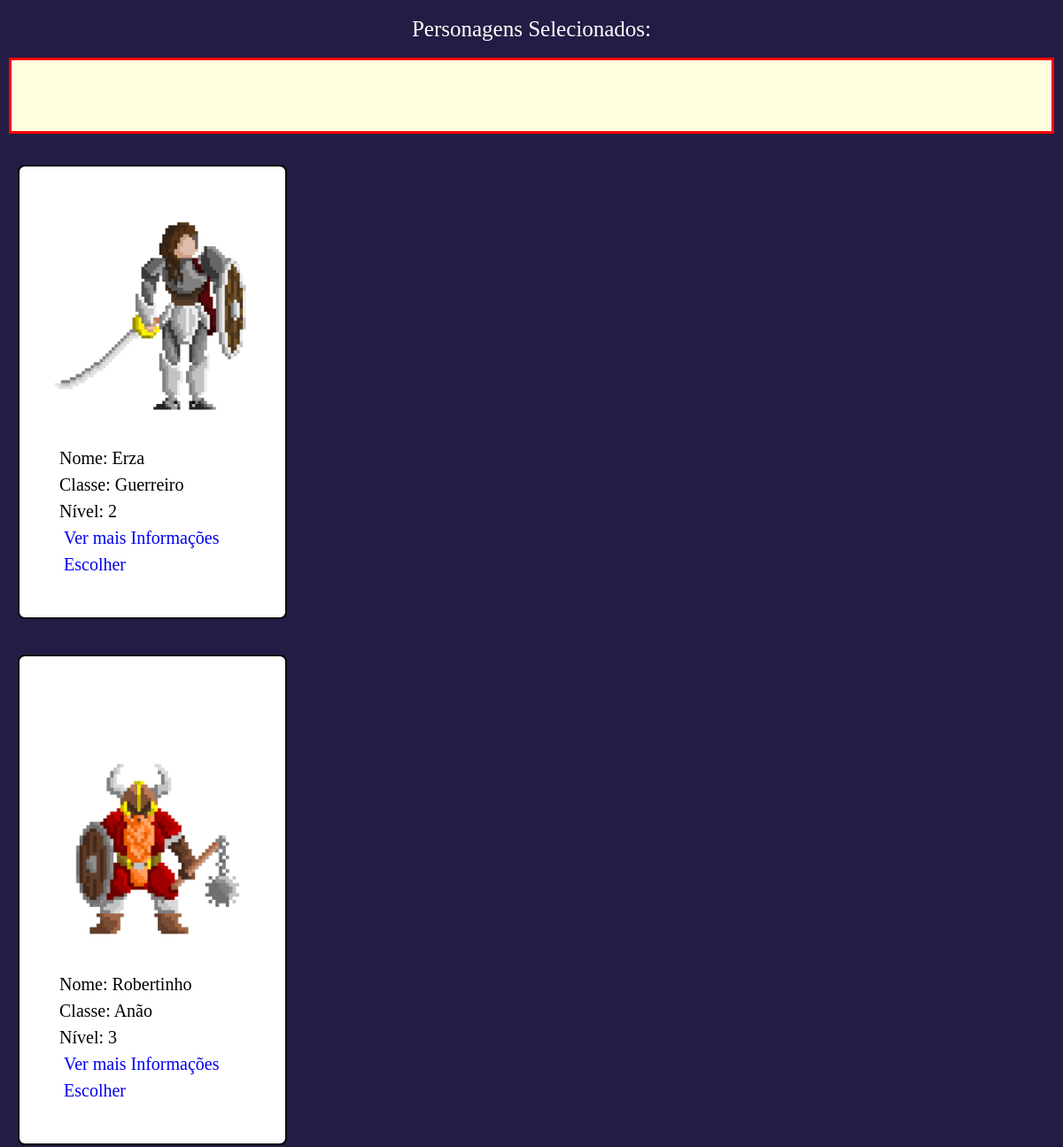
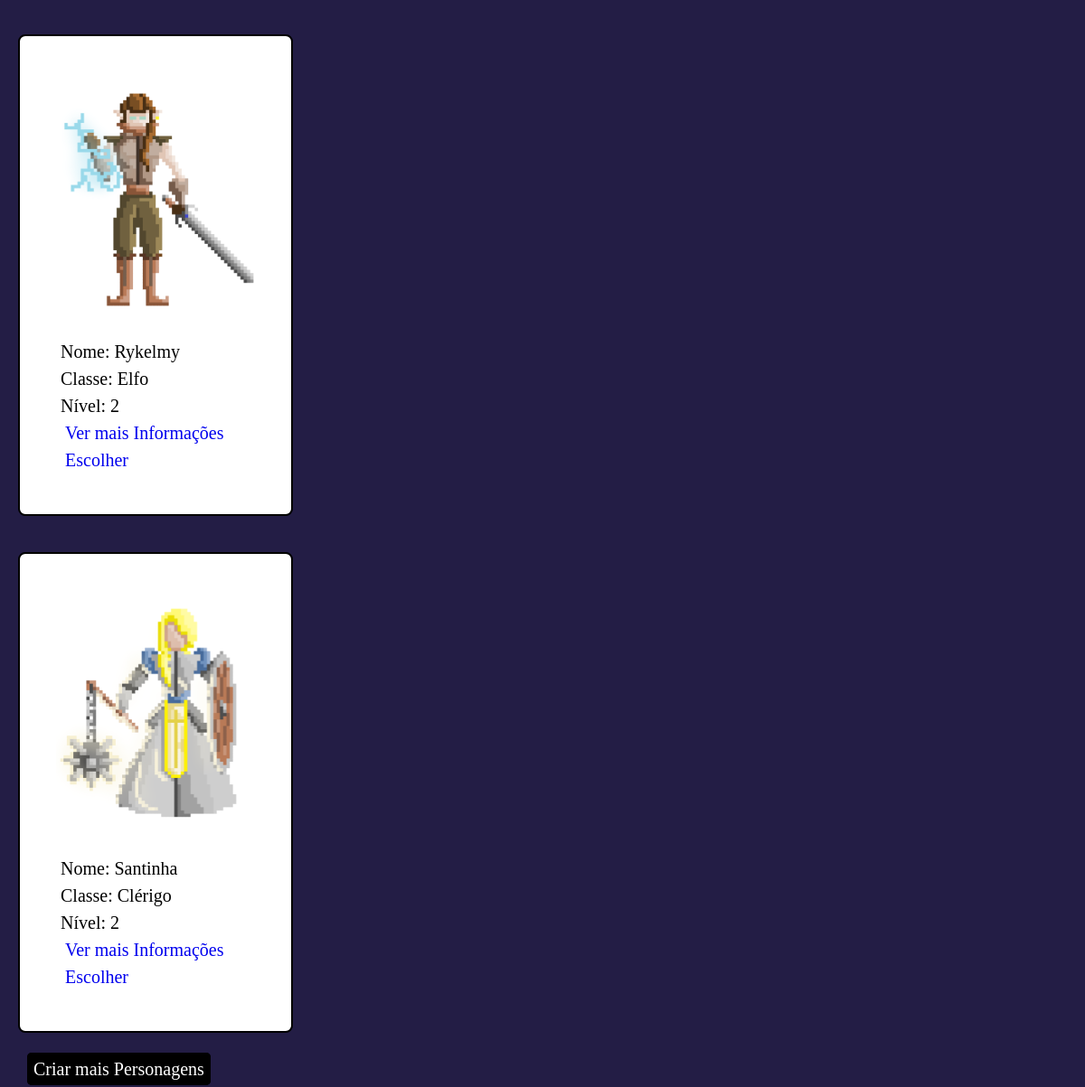
The page /tabletop/jogo_solo/escolher_personagens/selec_pers.php (signed in) on the database its author committed (2 pictures, top to bottom).
### tables this page shows
CREATE TABLE `tbl_personagem` (
  `id_pers` int(11) NOT NULL,
  `id_usuario` int(11) NOT NULL,
  `nome` varchar(50) NOT NULL,
  `img` varchar(200) NOT NULL,
  `classe` varchar(50) NOT NULL,
  `nivel` int(11) NOT NULL,
  `nivel_max` int(11) NOT NULL,
  `vida` int(11) NOT NULL,
  `dinheiro` decimal(11,1) NOT NULL,
  `ataque` text NOT NULL,
  `defesa` text NOT NULL,
  `id_inventario` int(11) NOT NULL,
  `pistas` int(11) NOT NULL,
  `mag1` varchar(50) NOT NULL,
  `mag2` varchar(50) NOT NULL,
  `mag3` varchar(50) NOT NULL,
  `mag4` varchar(50) NOT NULL,
  `mag5` varchar(50) NOT NULL,
  `mag6` varchar(50) NOT NULL,
  `mag7` varchar(50) NOT NULL
);

### tabletop/classes/repositorioTabletop.php (called while the page is built, shortened)
<?php
require_once 'conexao.php';
class RepositorioTabletopMySQL implements IRepositorioTabletop
{
    private $conexao;
    public function __construct()
    {
        $this->conexao = new Conexao("localhost","root","","4ad_tabletop");
    }
    public function MostrarPersonagens($id){
        $sql = "SELECT * FROM tbl_personagem WHERE id_usuario = '$id'";
        $consulta = $this->conexao->executarQuery($sql);
        return $consulta;
    }
    public function PuxarNumeroPersonagens($id)
    {
        $sql = "SELECT * FROM tbl_personagem WHERE id_usuario = '$id'";
        $linha = $this->conexao->obtemNumeroLinhas($sql);
        return $linha;
    }
}

### tabletop/classes/conexao.php (called while the page is built)
<?php
class Conexao{
    private $host;
    private $usuario;
    private $senha;
    private $banco;
    private $conexao;
    function __construct($host,$usuario,$senha,$banco)
    {
        $this->host=$host;
        $this->usuario=$usuario;
        $this->senha=$senha;
        $this->banco=$banco;
    }
    function conectar(){
        $this->conexao = mysqli_connect(
            $this->host,
            $this->usuario,
            $this->senha,
            $this->banco
        );
        if ($this->conexao->connect_error) {
            error_log('Connection error: ' . $this->conexao->connect_error);
            return false;
        } else {
            mysqli_query($this->conexao,"SET NAMES 'UTF8'");
            return true;
        }
    }
    function executarQuery($sql){
        return mysqli_query($this->conexao,$sql);
    }
    function obtemNumeroLinhas($query){
        $linhas = $this->executarQuery($query);
        return $linhas->num_rows;
    }
}

### tabletop/jogo_solo/escolher_personagens/selec_pers.php (the view, shortened to what this page needs)
<?php
    require_once '../../classes/repositorioTabletop.php';
    $repositorio = new RepositorioTabletopMySQL();
    $id = $_SESSION['id_usuario'];
    $consulta = $repositorio->MostrarPersonagens($id);
?>
<!DOCTYPE html>
<html lang="pt-br">
<head>
    <link rel="stylesheet" href="../../../assets/style/reset.css">
    <link rel="stylesheet" href="../../../assets/style/tabletopJogo.css">
</head>
<body>
    <?php
        $x = 0;
        $pau = 3;
        foreach ($consulta as $key) {
            $x = $x + 1;
        }
        if($x < 4){
            foreach ($consulta as $key) {
                $id = $key['id_pers'];
                if(isset($_SESSION['personagem1']) && $_SESSION['personagem1'] == $id){
                    $key['nome'];
                    $key['classe'];
                    $key['nivel'];
                } else if(isset($_SESSION['personagem2']) && $_SESSION['personagem2'] == $id){
                    $key['nome'];
                    $key['classe'];
                    $key['nivel'];
                } else if(isset($_SESSION['personagem3']) && $_SESSION['personagem3'] == $id){
                    $key['nome'];
                    $key['classe'];
                    $key['nivel'];
                } else if(isset($_SESSION['personagem4']) && $_SESSION['personagem4'] == $id){
                    $key['nome'];
                    $key['classe'];
                    $key['nivel'];
                } else {
                    echo "<div class='mostrar__pers'>";
                        $img = $key['img'];
                        echo "<img class='mostrar__pers__img' src='../../$img'>";
                        echo "<label for='selecionar'><h2>Nome: ".$key['nome']."</h2>";
                        echo "<h2>Classe: ".$key['classe']."</h2>";
                        echo "<h2>Nível: ".$key['nivel']."</h2></label>";
                        echo "<h2><a class='mostrar__pers__info' href='redirecionar_ver_personagem.php?ver=$id'>Ver mais Informações</a></h2>";
                        echo "<h2><a class='mostrar__pers__escolher' href='escolher_personagem.php?id=$id'>Escolher</a></h1>";
                    echo "</div>";
                }
            }
            echo "<h1 class='selecao'>Personagens Selecionados:</h1>";
            echo "<div class='exbir__personagens'>";
                if(isset($_SESSION['personagem1'])){
                $id = $_SESSION['personagem1'];
                $personagem = $repositorio->MostrarPersonagem($id);
                foreach ($personagem as $key) {
                    $recusar = true;
                    $x = $key['id_pers'];
                    echo "<div class='mostrar__pers'>";
                        $img = $key['img'];
                        echo "<img class='mostrar__pers__img' src='../../$img'>";
                        echo "<h2>Nome: ".$key['nome']."</h2>";
                        echo "<h2>Classe: ".$key['classe']."</h2>";
                        echo "<h2>Nível: ".$key['nivel']."</h2>";
                        echo "<h2><a class='mostrar__pers__info' href='redirecionar_ver_personagem.php?ver=$id'>Ver mais Informações</a></h2>";
                        echo "<h2><a class='tirar__perso' href='redirecionar_ver_personagem.php?tirar=$id'>Tirar</a></h2>";
                    echo "</div>";
                }
                }
                if(isset($_SESSION['personagem2'])){
                    $id = $_SESSION['personagem2'];
                    $personagem = $repositorio->MostrarPersonagem($id);
                    foreach ($personagem as $key) {
                        $recusar = true;
                        $x = $key['id_pers'];
                        echo "<div class='mostrar__pers'>";
                            $img = $key['img'];
                            echo "<img class='mostrar__pers__img' src='../../$img'>";
                            echo "<h2>Nome: ".$key['nome']."</h2>";
                            echo "<h2>Classe: ".$key['classe']."</h2>";
                            echo "<h2>Nível: ".$key['nivel']."</h2>";
                            echo "<h2><a class='mostrar__pers__info' href='redirecionar_ver_personagem.php?ver=$id'>Ver mais Informações</a></h2>";
                            echo "<h2><a class='tirar__perso' href='redirecionar_ver_personagem.php?tirar=$id'>Tirar</a></h2>";
                        echo "</div>";
                    }
                }
                if(isset($_SESSION['personagem3'])){
                    $id = $_SESSION['personagem3'];
                    $personagem = $repositorio->MostrarPersonagem($id);
                    foreach ($personagem as $key) {
                        $recusar = true;
                        $x = $key['id_pers'];
                        echo "<div class='mostrar__pers'>";
                            $img = $key['img'];
                            echo "<img class='mostrar__pers__img' src='../../$img'>";
                            echo "<h2>Nome: ".$key['nome']."</h2>";
                            echo "<h2>Classe: ".$key['classe']."</h2>";
                            echo "<h2>Nível: ".$key['nivel']."</h2>";
                            echo "<h2><a class='mostrar__pers__info' href='redirecionar_ver_personagem.php?ver=$id'>Ver mais Informações</a></h2>";
                            echo "<h2><a class='tirar__perso' href='redirecionar_ver_personagem.php?tirar=$id'>Tirar</a></h2>";
                        echo "</div>";
                    }
                }
                if(isset($_SESSION['personagem4'])){
                    $id = $_SESSION['personagem4'];
                    $personagem = $repositorio->MostrarPersonagem($id);
                    foreach ($personagem as $key) {
                        $recusar = true;
                        $x = $key['id_pers'];
                        echo "<div class='mostrar__pers'>";
                            $img = $key['img'];
                            echo "<img class='mostrar__pers__img' src='../../$img'>";
                            echo "<h2>Nome: ".$key['nome']."</h2>";
                            echo "<h2>Classe: ".$key['classe']."</h2>";
                            echo "<h2>Nível: ".$key['nivel']."</h2>";
                            echo "<h2><a class='mostrar__pers__info' href='redirecionar_ver_personagem.php?ver=$id'>Ver mais Informações</a></h2>";
                            echo "<h2><a class='tirar__perso' href='redirecionar_ver_personagem.php?tirar=$id'>Tirar</a></h2>";
                        echo "</div>";
                    }
                }
            echo "</div>";
            echo "<h1 class='selecao__aviso'>Você não tem personagens suficientes para iniciar uma aventura sozinho, crie mais personagens clicando no botão abaixo:<h1>";
            echo "<h2 class='rykelmy__personagem'><a class='rykelmy__personagem__link' href='../../criar_personagem/form_pers.php'>Criar mais Personagens</a></h2>";
        } else {
            echo "<h1 class='selecao' >Personagens Selecionados:</h1>";
            echo "<div class='exbir__personagens'>";
                echo "</div>";
            if(isset($_SESSION['personagem1']) && isset($_SESSION['personagem2']) && isset($_SESSION['personagem3']) && isset($_SESSION['personagem4'])){
                $pau = 4;
                echo "<h1 class='selecao__aviso'>Número máximo de personagens selecionados alcançado!!!</h1>";
                echo "<h1 class='sala'><a  class='sala__preparacao' href='../index_jogo_solo.php'>Ir para sala de preparação</a></h1>";
            } else {
                foreach ($consulta as $key) {
                    $id = $key['id_pers'];
                    if(isset($_SESSION['personagem1']) && $_SESSION['personagem1'] == $id){
                        $key['nome'];
                        $key['classe'];
                        $key['nivel'];
                    } else if(isset($_SESSION['personagem2']) && $_SESSION['personagem2'] == $id){
                        $key['nome'];
                        $key['classe'];
                        $key['nivel'];
                    } else if(isset($_SESSION['personagem3']) && $_SESSION['personagem3'] == $id){
                        $key['nome'];
                        $key['classe'];
                        $key['nivel'];
                    } else if(isset($_SESSION['personagem4']) && $_SESSION['personagem4'] == $id){
                        $key['nome'];
                        $key['classe'];
                        $key['nivel'];
                    } else {
                        echo "<div class='mostrar__pers'>";
                            $img = $key['img'];
                            echo "<img class='mostrar__pers__img' src='../../$img'>";
                            echo "<label for='selecionar'><h2>Nome: ".$key['nome']."</ver2>";
                            echo "<h2>Classe: ".$key['classe']."</h2>";
                            echo "<h2>Nível: ".$key['nivel']."</h2></label>";
                            echo "<h2><a class='mostrar__pers__info' href='redirecionar_ver_personagem.php?ver=$id'>Ver mais Informações</a></h2>";
                            echo "<h2><a class='mostrar__pers__escolher' href='escolher_personagem.php?id=$id'>Escolher</a></h1>";
                        echo "</div>";
                    }
                }
            }
            if($pau == 3){
            $id = $_SESSION['id_usuario'];
            $numeroLinhas = $repositorio->PuxarNumeroPersonagens($id);
            if($numeroLinhas >= 10){
                echo "<h2 style='color:darkred;font-size:px; background-color: lightgray;margin-left:40px; border: solid 1px black; border-radius: 5%; width: 230px;text-align:center'>O limite máximo de criação de personagens foi atingido!!!</h2>";
            } else {
                echo "<h2><a class='rykelmy__personagem' href='../../criar_personagem/form_pers.php'>Criar mais Personagens</a></h2>";
            }
        }else{
        }
        }
    ?>
</body>
</html>

### assets/style/tabletopJogo.css (style rules this page uses)
body { background: #1b153ff6; display: flex; flex-direction: column; flex-wrap: wrap; }
.selecao { margin: 20px auto; color: #FFFFFF; display: flex; font-size: 25px; }
.exbir__personagens { padding: 40px; border: solid 3px red; margin: 0px 10px 15px 10px; background: #FFFFE0; display: flex; justify-content: space-between; flex-wrap: wrap; }
.rykelmy__personagem { margin: 15px 25px; font-size: 20px; color: #FFFFFF; text-decoration: none; border: solid black 2px; width: 190px; background: #000000; border-radius: 5px; padding: 5px; }
h2 { font-size: 20px; margin: 10px 5px; }
.mostrar__pers { border: solid black 2px; width: 220px; margin: 20px; padding: 40px; background: #FFFFFF; border-radius: 8px; }
.mostrar__pers__img { width: 220px; }
.mostrar__pers__info { text-decoration: none; margin: 0px 5px; }
.mostrar__pers__escolher { text-decoration: none; margin: 0px 5px; }

### rows shown on the page
tbl_personagem: img (picture), nome "Erza", classe "Guerreiro", nivel "2"
tbl_personagem: img (picture), nome "Robertinho", classe "Anão", nivel "3"
tbl_personagem: img (picture), nome "Rykelmy", classe "Elfo", nivel "2"
tbl_personagem: img (picture), nome "Santinha", classe "Clérigo", nivel "2"
